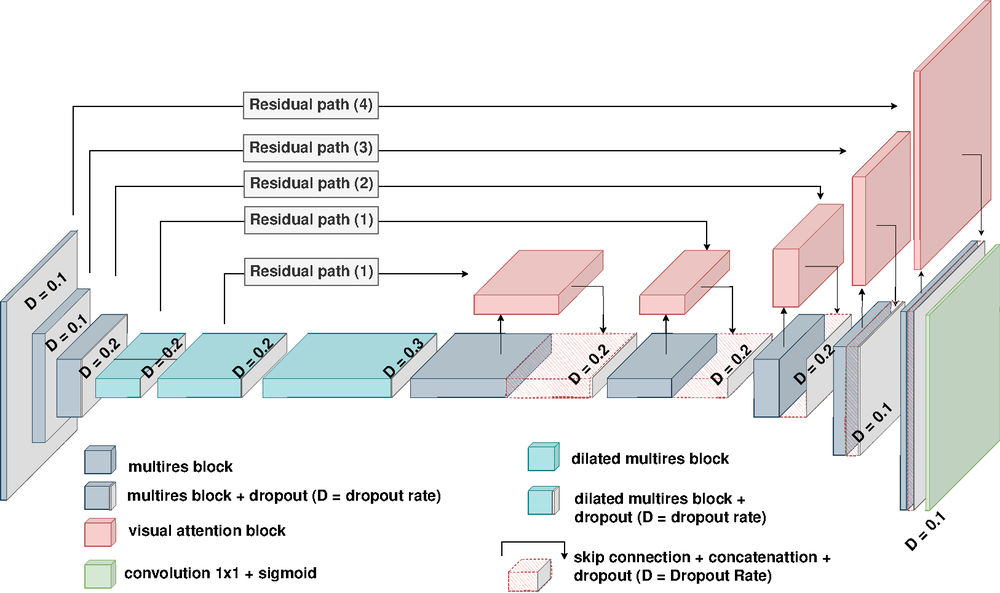
#> input picture images/DMVAnet.png, 1000 x 593 px, shrunk from 1626 x 964 before the run
$ python binarize_single_image.py ../images/DMVAnet.png
#> lines starting #> are read from the running program, lines starting #| are printed output that depends on the picture; after the words box and inside, x2 and y2 are one past the last pixel; in counts of white or black regions, pixels touching at a corner belong together
import numpy as np
import cv2
import argparse
import os
import sys

parser = argparse.ArgumentParser(description='Binarize a single image')
parser.add_argument('input_image', help='Input image')
args = parser.parse_args()

input_image = args.input_image

if not os.path.exists(input_image) or not os.path.isfile(input_image):
    print('Bad input image')
    sys.exit(0)

image = cv2.imread(input_image)
#> image is the input picture: shape (593, 1000, 3); mean B, G, R 233.5, 233.5, 233.8
image[image < 127] = 0
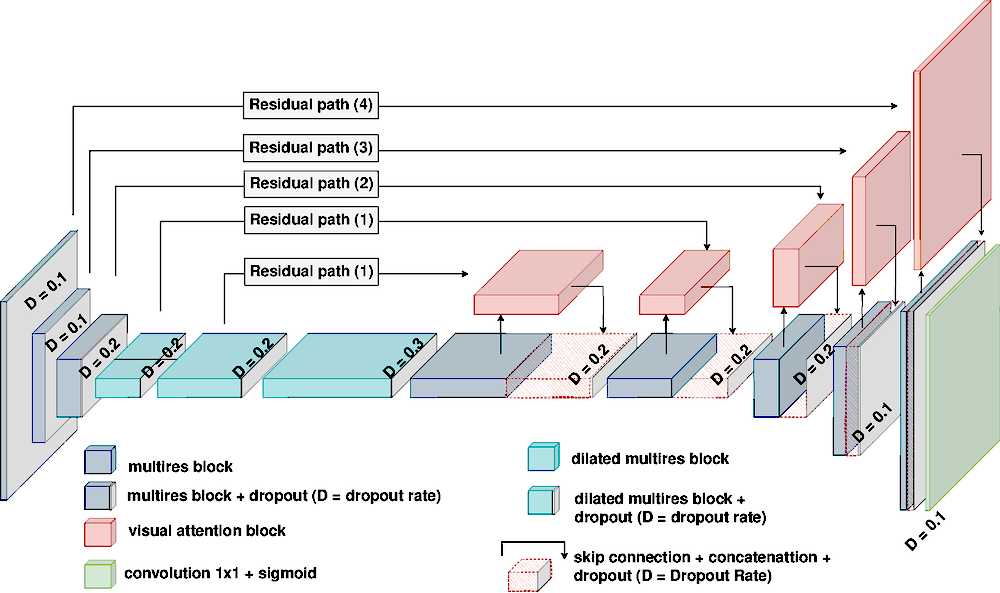
#> image: shape (593, 1000, 3); 3.33% of pixels changed, all inside (x1, y1, x2, y2) = (0, 0, 1000, 592)
image[image >= 127] = 255
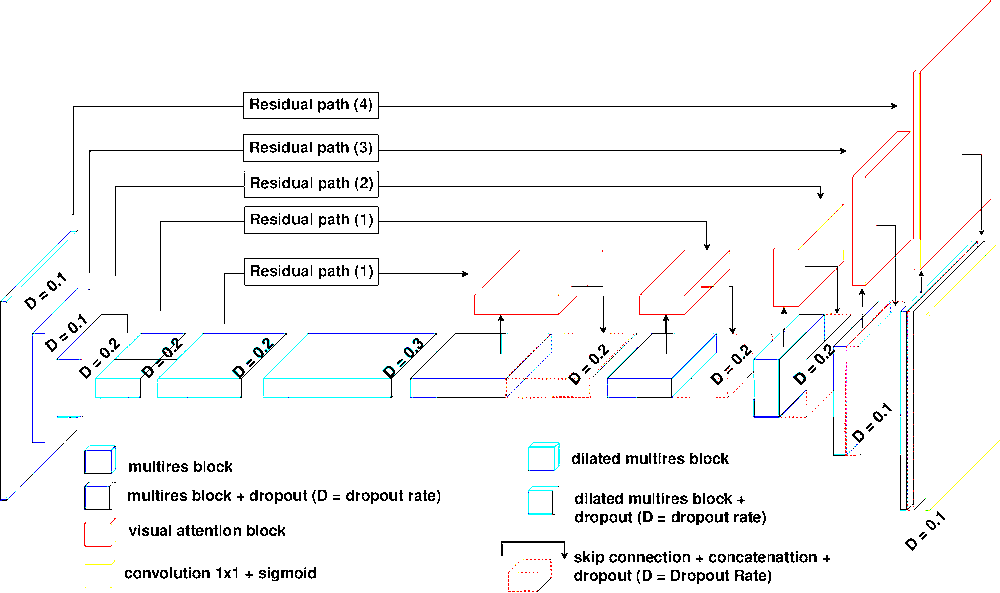
#> image: shape (593, 1000, 3); mean B, G, R 245.6, 245.2, 245.1

basename = os.path.basename(input_image)
base, ext = os.path.splitext(basename)
output_filename = '{}_bin{}'.format(base, ext)
cv2.imwrite(output_filename, image)
